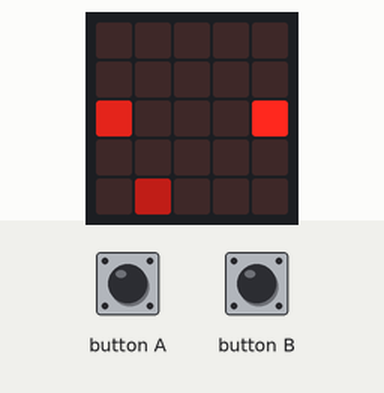
Bench run of a program on a simulated BBC micro:bit running MicroPython. Parts: the board's 5×5 LED display. The test bench sets the inputs (shaded band). Random numbers come from a fixed seed.

Above: at 1.2 s.
1.3 s: button A pressed for 0.15 s
At 1.9 s:
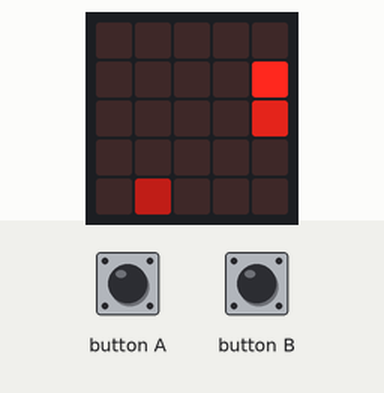
4.4 s: button B pressed for 0.15 s
At 4.9 s:
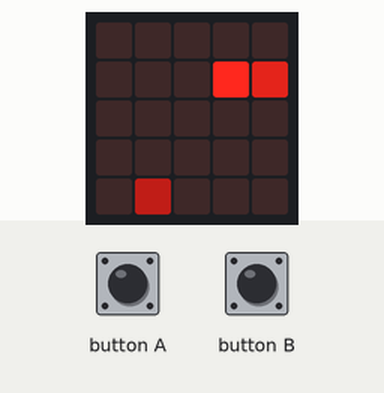
7.5 s: button A pressed for 1 s
At 7.9 s:
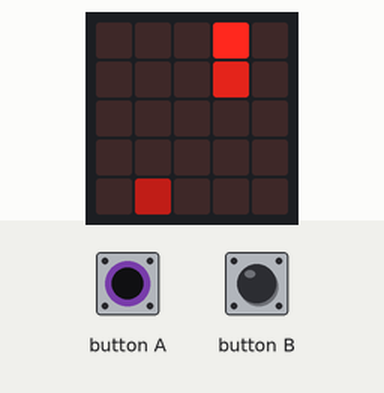
10.5 s: button B pressed for 1 s
At 10.9 s:
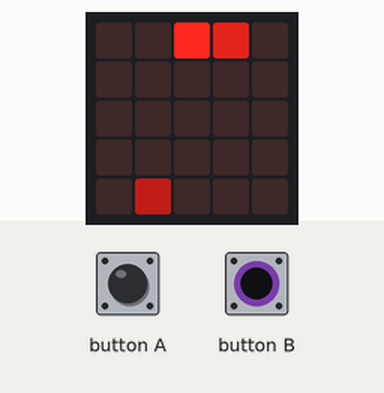
13.5 s: button A pressed for 0.15 s
At 14.0 s:
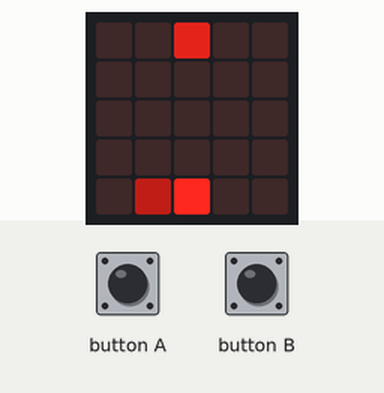
16.6 s: button B pressed for 0.15 s
At 17.5 s:
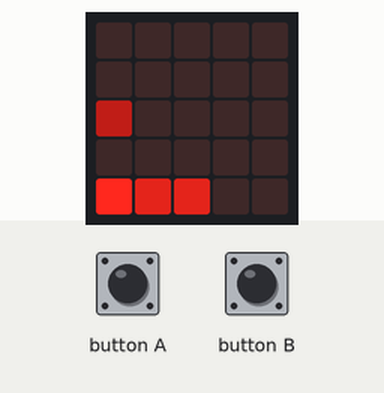
Timing chart, 0 to 19.6 s (numbered marks = the images above; inputs shaded):
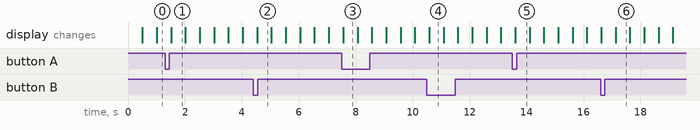

The program:

snake_ref.py
```python
from microbit import *
from random import randint

# Directions
HAUT = 0
DROITE = 1
BAS = 2
GAUCHE = 3

# Taille de l'ecran
TAILLE_ECRAN = 5

# Intensite lumineuse pour la pomme
INTENSITE_POMME = 3
# Intensite lumineuse pour le serpent
INTENSITE_SERPENT = 6


def dessiner_serpent(serpent):
    """
    Dessine le serpent sur l'ecran du micro:bit
    """

    # Affiche la tete avec plus d'intensite
    display.set_pixel(serpent[0][0], serpent[0][1], 9)

    for (x, y) in serpent[1:]:
        display.set_pixel(x, y, INTENSITE_SERPENT)


def nouvelle_direction(direction):
    """
    Choisit la nouvelle direction
    """
    # TODO: Change la direction en fonction des boutons A, B et de la
    # direction donnee

    # Si on appuie sur le bouton A, on tourne a gauche.
    # Si on appuie sur le bouton B, on tourne a droite.
    if button_a.was_pressed():
        return (direction-1)%4
    elif button_b.was_pressed():
        return (direction+1)%4
    else:
        return direction


def nouvelle_position_tete(serpent, direction):
    """
    Renvoie les coordonnees (x, y) de la nouvelle tete
    """
    # TODO: Choisi une nouvelle direction en fonction de la direction donnee
    # et de la tete

    ## ce que les filles feront surement c'est 4 if/elif/else.
    offsets = [(-1, 0), (0, 1), (1, 0), (0, -1)]
    off = offsets[direction]

    new = ((serpent[0][0] + off[0]) % 5, (serpent[0][1] + off[1])% 5)
    return new


# La tete du serpent est le premier element de la liste
# La queue est le dernier element
serpent = [(2, 2)]
longueur_serpent = 2
direction = HAUT
pomme = None

# Tant que le serpent ne remplit pas toutes les cases
while longueur_serpent < 25:

    # TODO: Si la pomme n'existe pas (None), choisi une place aleatoire pour
    # la pomme
    while pomme is None:
        (x, y) = (randint(0, TAILLE_ECRAN - 1), randint(0, TAILLE_ECRAN - 1))
        if not (x, y) in serpent:
            pomme = (x, y)

    # TODO: Change la direction
    direction = nouvelle_direction(direction)

    # TODO: Trouve la nouvelle tete du serpent
    head = nouvelle_position_tete(serpent, direction)

    # TODO: Ajoute la nouvelle tete au serpent (insere la tete en position 0)
    serpent.insert(0, head)

    # TODO: Si la nouvelle tete est sur la pomme, agrandit la taille du serpent
    # Et retire la pomme de la grille (None)
    if pomme == head:
        longueur_serpent += 1
        pomme = None

    # TODO: retire la derniere valeur de la queue du serpent si celui-ci
    # est plus grand que longueur_serpent
    if len(serpent) > longueur_serpent:
        serpent.pop()

    # TODO: Si le serpent se mord, c'est perdu, on casse la boucle
    # Ici, on vérifie si la tete du serpent (serpent[0]) existe deja dans son
    # corps (serpent[1:]). Explication dans la section "Astuces" à la fin du TP.
    if serpent[0] in serpent[1:]:
        break

    display.clear()
    # TODO: Affiche la pomme
    # TODO: Affiche le serpent
    if pomme is not None:
        display.set_pixel(pomme[0], pomme[1], INTENSITE_POMME)
    dessiner_serpent(serpent)
    sleep(500)


# TODO: Affiche un message de victoire/defaire en fonction du score
# Le score est la taille du serpent
display.scroll("Score: " + str(longueur_serpent))
```

Measured:
- what the display in image 1 shows lasts 0.5 s, from 1.5 s to 2.0 s
